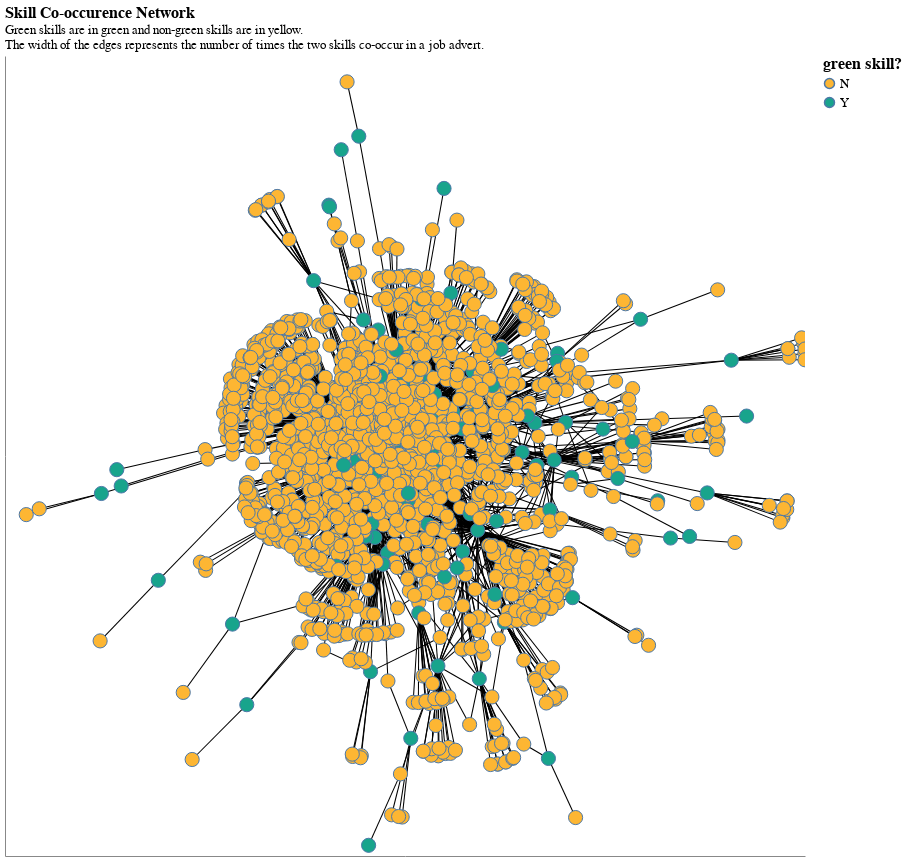

Notebook code for this chart:
### Code cell
chart_clean

### Figure 1 — Vega-Lite specification as saved in the notebook (floating-point values rounded to 4 significant figures; data arrays with more than 128 entries replaced by an {"elided": "..."} marker saying what was removed)
{"config": {"title": {"font": "Century Gothic", "anchor": "start"}, "axis": {"labelFont": "Century Gothic", "titleFont": "Century Gothic", "gridColor": "grey", "gridDash": [1, 7], "labelFontSize": 13, "titleFontSize": 13}, "header": {"labelFont": "Century Gothic", "titleFont": "Century Gothic"}, "legend": {"labelFont": "Century Gothic", "titleFont": "Century Gothic", "labelFontSize": 13, "titleFontSize": 16}, "range": {"category": ["#FDB633", "#18A48C", "#9A1BBE", "#EB003B", "#FF6E47", "#646363", "#0F294A", "#97D9E3", "#A59BEE", "#F6A4B7", "#D2C9C0", "#000000"], "ordinal": {"scheme": ["#FDB633", "#18A48C", "#9A1BBE", "#EB003B", "#FF6E47", "#646363", "#0F294A", "#97D9E3", "#A59BEE", "#F6A4B7", "#D2C9C0", "#000000"]}}, "view": {"strokeWidth": 0}}, "layer": [{"data": {"name": "data-b380ef2b066eed5081c4c83078fa2e6e"}, "mark": {"type": "line", "color": "black", "opacity": 1}, "encoding": {"detail": {"field": "edge", "type": "quantitative"}, "size": {"field": "weight", "legend": null, "type": "quantitative"}, "x": {"axis": {"grid": false, "labels": false, "ticks": false, "title": ""}, "field": "x", "type": "quantitative"}, "y": {"axis": {"grid": false, "labels": false, "ticks": false, "title": ""}, "field": "y", "type": "quantitative"}}, "name": "view_1"}, {"data": {"name": "data-5563611dd0221b4260b9da2f9f4b15b3"}, "mark": {"type": "point", "opacity": 1, "size": 200, "strokeWidth": 1.0}, "encoding": {"fill": {"field": "green skill?", "type": "nominal"}, "tooltip": [{"field": "skill_name", "type": "nominal"}, {"field": "green skill?", "type": "nominal"}], "x": {"axis": {"grid": false, "labels": false, "ticks": false}, "field": "x", "type": "quantitative"}, "y": {"axis": {"grid": false, "labels": false, "ticks": false}, "field": "y", "type": "quantitative"}}}], "height": 800, "params": [{"name": "param_1", "select": {"type": "interval", "encodings": ["x", "y"]}, "bind": "scales", "views": ["view_1"]}], "title": {"anchor": "start", "text": "Skill Co-occurence Network", "fontSize": 16, "subtitle": ["Green skills are in green and non-green skills are in yellow.", "The width of the edges represents the number of times the two skills co-occur in a job advert."], "subtitleFont": "Century Gothic", "subtitleFontSize": 13}, "width": 800, "$schema": "https://vega.github.io/schema/vega-lite/v5.16.3.json", "datasets": {"data-b380ef2b066eed5081c4c83078fa2e6e": {"elided": "7056 records"}, "data-5563611dd0221b4260b9da2f9f4b15b3": {"elided": "1774 records"}}}
